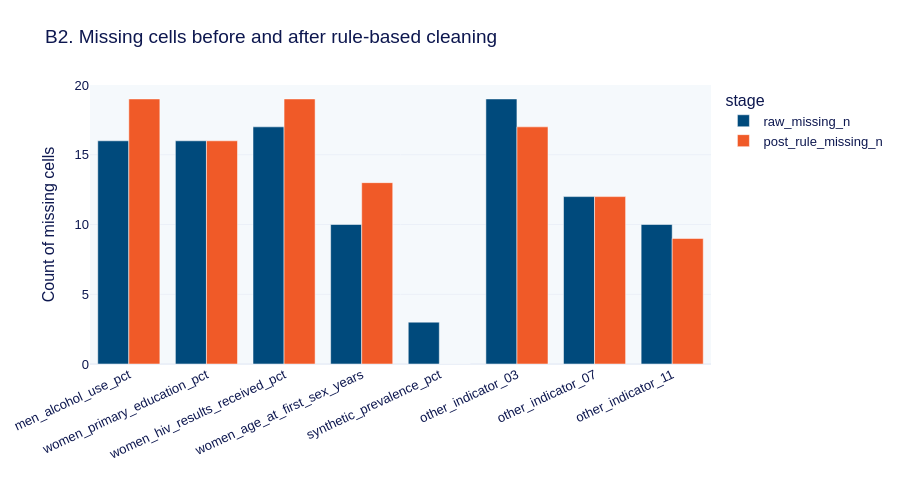

The code cell stored with this chart in its notebook:
### Markdown cell above
## 8. Confirm the data-quality changes interactively

This before/after comparison uses **the same analysis variables** in each chart. Hover over each bar to see how many missing cells remain. A rise in missingness after cleaning can be **correct** because impossible values have been recoded as unknown rather than silently left in the dataset.

**Key idea:** Cleaning is not about making every number look complete. It is about creating defensible, traceable records.

### Code cell
check_cols = list(BOUNDS.keys()) + ['other_indicator_03','other_indicator_07','other_indicator_11']
before = work[check_cols].isna().sum()
after = analysis_data[check_cols].isna().sum()
comp = pd.DataFrame({'variable':check_cols,'raw_missing_n':before.values,
                     'post_rule_missing_n':after.values})
long = comp.melt('variable', var_name='stage', value_name='missing_n')
fig=px.bar(long,x='variable',y='missing_n',color='stage',barmode='group',
 title='B2. Missing cells before and after rule-based cleaning',
 color_discrete_map={'raw_missing_n':BLUE,'post_rule_missing_n':CORAL})
fig.update_layout(height=500,xaxis_tickangle=-25,
                  xaxis_title='',yaxis_title='Count of missing cells')
fig.show()
print('INTERPRET: Some invalid data are now visibly missing, pending a leak-free imputation strategy.')

### Figure 1 — Plotly figure (JSON) as saved in the notebook; plotly's stock layout.template omitted (floating-point values rounded to 4 significant figures)
{"data": [{"alignmentgroup": "True", "hovertemplate": "stage=raw_missing_n<br>variable=%{x}<br>missing_n=%{y}<extra></extra>", "legendgroup": "raw_missing_n", "marker": {"color": "#004A7C", "pattern": {"shape": ""}}, "name": "raw_missing_n", "offsetgroup": "raw_missing_n", "orientation": "v", "showlegend": true, "textposition": "auto", "type": "bar", "x": ["men_alcohol_use_pct", "women_primary_education_pct", "women_hiv_results_received_pct", "women_age_at_first_sex_years", "synthetic_prevalence_pct", "other_indicator_03", "other_indicator_07", "other_indicator_11"], "xaxis": "x", "y": [16, 16, 17, 10, 3, 19, 12, 10], "yaxis": "y"}, {"alignmentgroup": "True", "hovertemplate": "stage=post_rule_missing_n<br>variable=%{x}<br>missing_n=%{y}<extra></extra>", "legendgroup": "post_rule_missing_n", "marker": {"color": "#F05A28", "pattern": {"shape": ""}}, "name": "post_rule_missing_n", "offsetgroup": "post_rule_missing_n", "orientation": "v", "showlegend": true, "textposition": "auto", "type": "bar", "x": ["men_alcohol_use_pct", "women_primary_education_pct", "women_hiv_results_received_pct", "women_age_at_first_sex_years", "synthetic_prevalence_pct", "other_indicator_03", "other_indicator_07", "other_indicator_11"], "xaxis": "x", "y": [19, 16, 19, 13, 0, 17, 12, 9], "yaxis": "y"}], "layout": {"barmode": "group", "height": 500, "legend": {"title": {"text": "stage"}, "tracegroupgap": 0}, "title": {"text": "B2. Missing cells before and after rule-based cleaning"}, "xaxis": {"anchor": "y", "domain": [0.0, 1.0], "tickangle": -25, "title": {"text": ""}}, "yaxis": {"anchor": "x", "domain": [0.0, 1.0], "title": {"text": "Count of missing cells"}}}}
